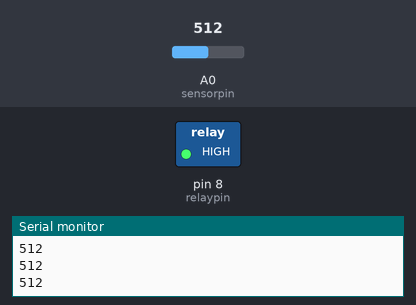
Bench run of a sketch on a simulated Arduino Uno, built with avr-gcc and run on an emulated ATmega328P. On the bench: switched loads named in the sketch (green lamp = pin HIGH), the last lines printed to the serial monitor. The inputs (shaded band) are chosen by the test bench; at power-on: A0 (sensorpin) = 512.

Above: at 1.2 s.
1.3 s: A0 (sensorpin) set to 67
2.8 s: A0 (sensorpin) set to 57
At 3.2 s:
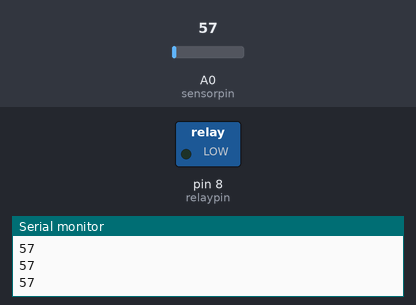
4.3 s: A0 (sensorpin) set to 122
At 5.5 s:
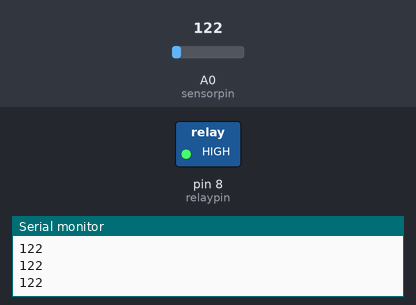
5.8 s: A0 (sensorpin) set to 50
At 6.7 s:
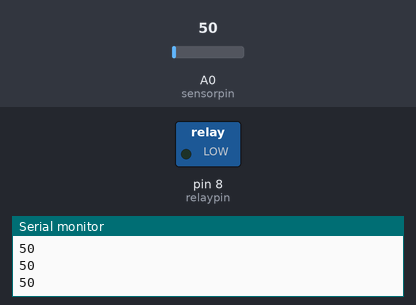
Timing chart, 0 to 8.3 s (numbered marks = the images above; inputs shaded):
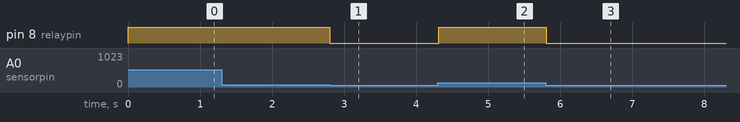

Measured:
- the behaviour switches between 61 and 60 on A0 (sensorpin) (found by bisection; images 0 and 1)
- after the input at 2.8 s, pin 8 (relaypin): HIGH → LOW at once
- after the input at 4.3 s, pin 8 (relaypin): LOW → HIGH at once
- after the input at 5.8 s, pin 8 (relaypin): HIGH → LOW at once

The sketch:

smartlight.ino
```cpp
int sensorpin = A0;
int relaypin = 8;


void setup() {
  // put your setup code here, to run once:
  Serial.begin(9600);
  pinMode(relaypin, OUTPUT);


}

void loop() {
  // put your main code here, to run repeatedly:
  int sensorvalue = analogRead(sensorpin);
  if (sensorvalue <= 60)
  {
    digitalWrite(relaypin, LOW);
    Serial.println(sensorvalue);
    delay(100);
  }
  else
  {
    digitalWrite(relaypin, HIGH);
    Serial.println(sensorvalue);
  }

}
```
